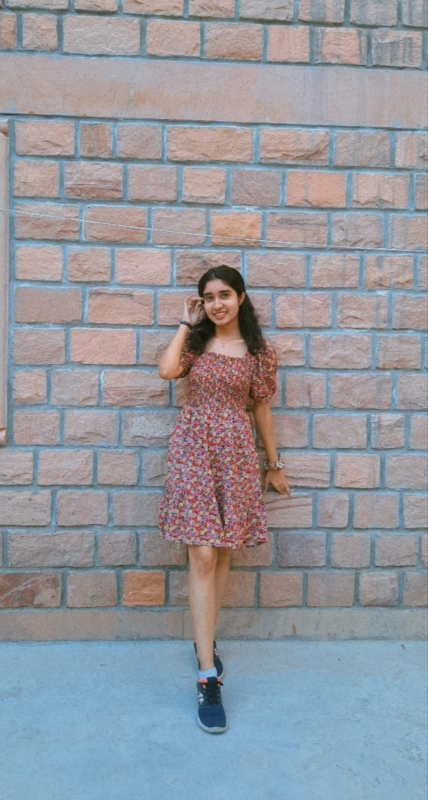
#> input picture human-pose-detection/Himanshi.png, 856 x 1600 px (shown at 1/2 size)
$ jupyter execute --allow-errors Human-Pose-Detection.ipynb
#> lines starting #> are read from the running program, lines starting #| are printed output that depends on the picture
[cell 1]
import cv2 as cv
import matplotlib.pyplot as plt

#> (a cell that did not finish here is left out)

[cell 3]
inWidth = 368
inHeight = 368
thr=0.2

[cell 4]
BODY_PARTS = { "Nose": 0, "Neck": 1, "RShoulder": 2, "RElbow": 3, "RWrist": 4,
               "LShoulder": 5, "LElbow": 6, "LWrist": 7, "RHip": 8, "RKnee": 9,
               "RAnkle": 10, "LHip": 11, "LKnee": 12, "LAnkle": 13, "REye": 14,
               "LEye": 15, "REar": 16, "LEar": 17, "Background": 18 }

POSE_PAIRS = [ ["Neck", "RShoulder"], ["Neck", "LShoulder"], ["RShoulder", "RElbow"],
               ["RElbow", "RWrist"], ["LShoulder", "LElbow"], ["LElbow", "LWrist"],
               ["Neck", "RHip"], ["RHip", "RKnee"], ["RKnee", "RAnkle"], ["Neck", "LHip"],
               ["LHip", "LKnee"], ["LKnee", "LAnkle"], ["Neck", "Nose"], ["Nose", "REye"],
               ["REye", "REar"], ["Nose", "LEye"], ["LEye", "LEar"] ]

# Pose Estimation for image

[cell 5]
img=cv.imread('Himanshi.png')
#> img is the input picture: shape (1600, 856, 3); mean B, G, R 157.7, 150.4, 148
plt.figure(num=None,figsize=(10,10),dpi=80,facecolor='w',edgecolor='k')
plt.imshow(cv.cvtColor(img,cv.COLOR_BGR2RGB))

[cell 6]
img2=cv.imread('Anjali.png')
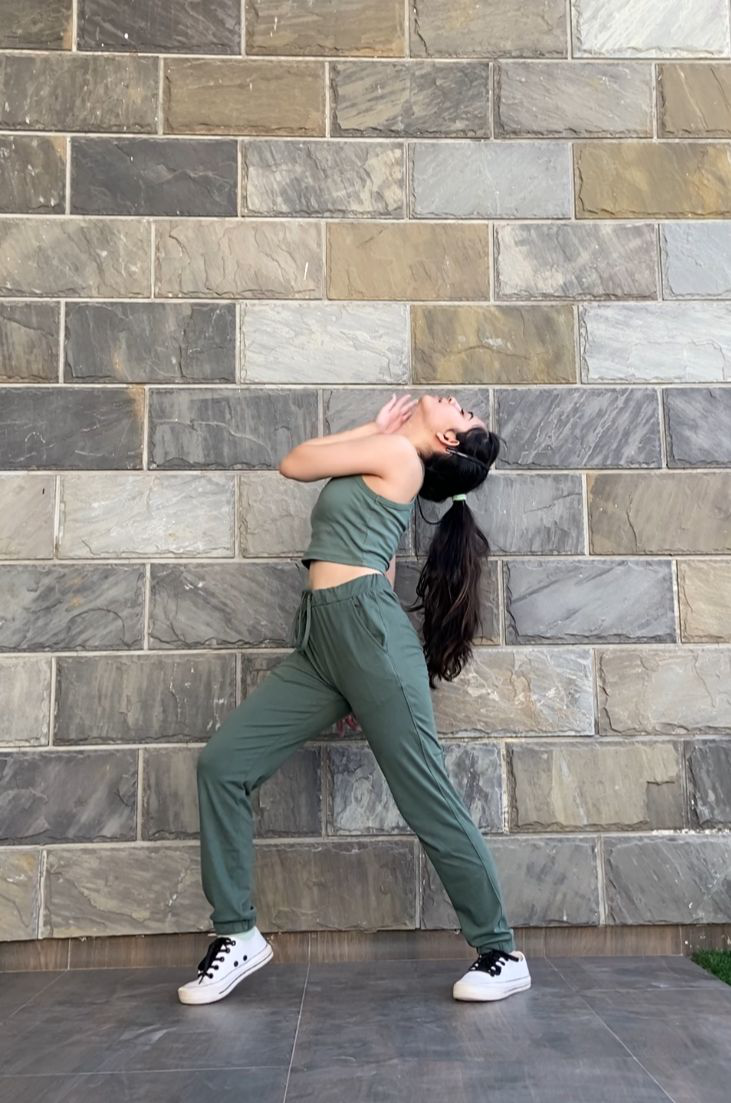
#> input picture human-pose-detection/Anjali.png, 731 x 1103 px
#> img2 is the input picture: shape (1103, 731, 3); mean B, G, R 136.2, 142.1, 146.3
plt.figure(num=None,figsize=(10,10),dpi=80,facecolor='w',edgecolor='k')
plt.imshow(cv.cvtColor(img2,cv.COLOR_BGR2RGB))

[cell 7]
img3=cv.imread('Ayush.png')
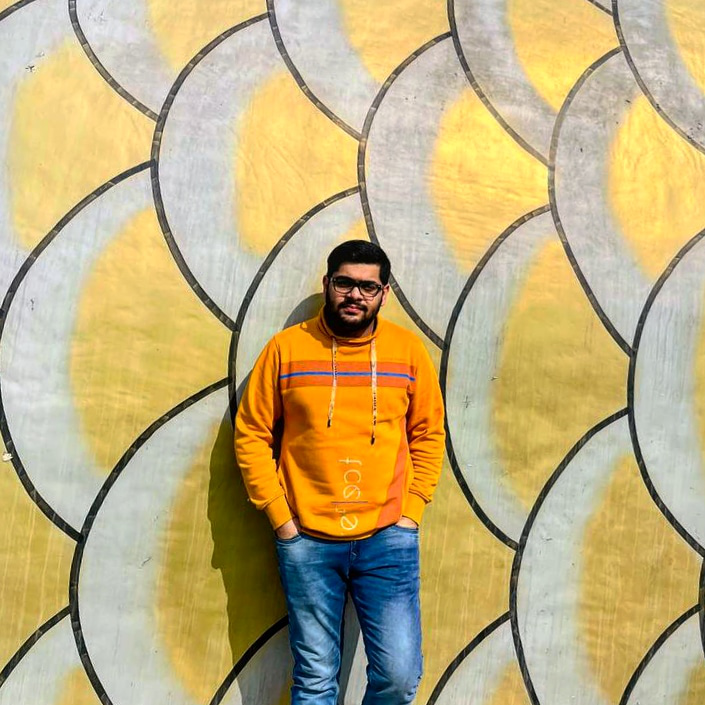
#> input picture human-pose-detection/Ayush.png, 705 x 705 px
#> img3 is the input picture: shape (705, 705, 3); mean B, G, R 127.2, 175.2, 193.4
plt.figure(num=None,figsize=(10,10),dpi=80,facecolor='w',edgecolor='k')
plt.imshow(cv.cvtColor(img3,cv.COLOR_BGR2RGB))

[cell 8]
def pose_estimation(frame):
    frameWidth = frame.shape[1]
#> frameWidth = 856
    frameHeight = frame.shape[0]
#> frameHeight = 1600

    net.setInput(cv.dnn.blobFromImage(frame, 1.0, (inWidth, inHeight), (127.5, 127.5, 127.5), swapRB=True, crop=False))
    out = net.forward()
    out = out[:, :19, :, :]  # MobileNet output [1, 57, -1, -1], we only need the first 19 elements

    assert(len(BODY_PARTS) == out.shape[1])

    points = []
    for i in range(len(BODY_PARTS)):
        # Slice heatmap of corresponging body's part.
        heatMap = out[0, i, :, :]

        # Originally, we try to find all the local maximums. To simplify a sample
        # we just find a global one. However only a single pose at the same time
        # could be detected this way.
        _, conf, _, point = cv.minMaxLoc(heatMap)
        x = (frameWidth * point[0]) / out.shape[3]
        y = (frameHeight * point[1]) / out.shape[2]
        # Add a point if it's confidence is higher than threshold.
        points.append((int(x), int(y)) if conf > thr else None)

    for pair in POSE_PAIRS:
        partFrom = pair[0]
        partTo = pair[1]
        assert(partFrom in BODY_PARTS)
        assert(partTo in BODY_PARTS)

        idFrom = BODY_PARTS[partFrom]
        idTo = BODY_PARTS[partTo]

        if points[idFrom] and points[idTo]:
            cv.line(frame, points[idFrom], points[idTo], (255, 255, 255), 3)
            cv.ellipse(frame, points[idFrom], (3, 3), 0, 0, 360, (0, 0, 255), cv.FILLED)
            cv.ellipse(frame, points[idTo], (3, 3), 0, 0, 360, (0, 0, 255), cv.FILLED)

    t, _ = net.getPerfProfile()
    freq = cv.getTickFrequency() / 1000
    cv.putText(frame, '%.2fms' % (t / freq), (10, 20), cv.FONT_HERSHEY_SIMPLEX, 0.5, (0, 0, 0))
    return frame

#> (a cell that did not finish here is left out)

#> (a cell that did not finish here is left out)

plt.figure(num=None,figsize=(10,10),dpi=80,facecolor='w',edgecolor='k')
plt.imshow(cv.cvtColor(estimated_img2,cv.COLOR_BGR2RGB))

#> (a cell that did not finish here is left out)
